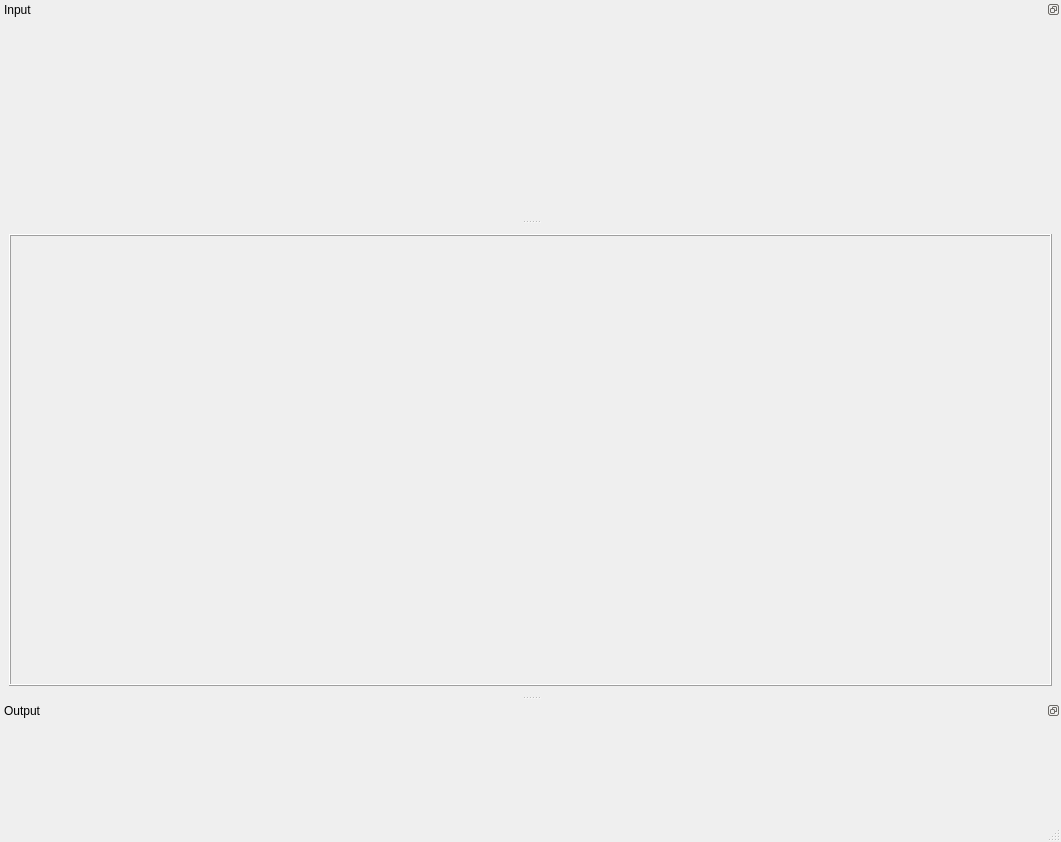
<?xml version="1.0" encoding="UTF-8"?>
<ui version="4.0">
 <class>MainWindow</class>
 <widget class="QMainWindow" name="MainWindow">
  <property name="geometry">
   <rect>
    <x>0</x>
    <y>0</y>
    <width>1061</width>
    <height>842</height>
   </rect>
  </property>
  <property name="windowTitle">
   <string>Model Browser</string>
  </property>
  <widget class="QWidget" name="centralwidget">
   <layout class="QVBoxLayout" name="verticalLayout_2">
    <property name="topMargin">
     <number>9</number>
    </property>
    <item>
     <widget class="QScrollArea" name="scrollArea">
      <property name="sizePolicy">
       <sizepolicy hsizetype="Preferred" vsizetype="Preferred">
        <horstretch>0</horstretch>
        <verstretch>0</verstretch>
       </sizepolicy>
      </property>
      <property name="frameShape">
       <enum>QFrame::Box</enum>
      </property>
      <property name="frameShadow">
       <enum>QFrame::Raised</enum>
      </property>
      <property name="widgetResizable">
       <bool>true</bool>
      </property>
      <widget class="QWidget" name="scrollAreaWidgetContents_2">
       <property name="geometry">
        <rect>
         <x>0</x>
         <y>0</y>
         <width>1039</width>
         <height>391</height>
        </rect>
       </property>
      </widget>
     </widget>
    </item>
   </layout>
  </widget>
  <widget class="QMenuBar" name="menubar">
   <property name="geometry">
    <rect>
     <x>0</x>
     <y>0</y>
     <width>1061</width>
     <height>21</height>
    </rect>
   </property>
  </widget>
  <widget class="QStatusBar" name="statusbar"/>
  <widget class="QDockWidget" name="dockWidgetInput">
   <property name="sizePolicy">
    <sizepolicy hsizetype="Preferred" vsizetype="Preferred">
     <horstretch>0</horstretch>
     <verstretch>0</verstretch>
    </sizepolicy>
   </property>
   <property name="features">
    <set>QDockWidget::DockWidgetFloatable|QDockWidget::DockWidgetMovable</set>
   </property>
   <property name="allowedAreas">
    <set>Qt::BottomDockWidgetArea|Qt::TopDockWidgetArea</set>
   </property>
   <property name="windowTitle">
    <string>Input</string>
   </property>
   <attribute name="dockWidgetArea">
    <number>4</number>
   </attribute>
   <widget class="QWidget" name="dockWidgetContents_2">
    <property name="sizePolicy">
     <sizepolicy hsizetype="Preferred" vsizetype="Preferred">
      <horstretch>0</horstretch>
      <verstretch>0</verstretch>
     </sizepolicy>
    </property>
    <layout class="QVBoxLayout" name="verticalLayout_3">
     <property name="leftMargin">
      <number>0</number>
     </property>
     <property name="topMargin">
      <number>0</number>
     </property>
     <property name="rightMargin">
      <number>0</number>
     </property>
     <property name="bottomMargin">
      <number>0</number>
     </property>
     <item>
      <widget class="InputSpectrogram" name="inputSpectrogram" native="true">
       <property name="sizePolicy">
        <sizepolicy hsizetype="Preferred" vsizetype="Preferred">
         <horstretch>0</horstretch>
         <verstretch>0</verstretch>
        </sizepolicy>
       </property>
       <property name="minimumSize">
        <size>
         <width>0</width>
         <height>200</height>
        </size>
       </property>
       <property name="baseSize">
        <size>
         <width>0</width>
         <height>0</height>
        </size>
       </property>
      </widget>
     </item>
    </layout>
   </widget>
  </widget>
  <widget class="QDockWidget" name="dockWidgetOutput">
   <property name="features">
    <set>QDockWidget::DockWidgetFloatable|QDockWidget::DockWidgetMovable</set>
   </property>
   <property name="allowedAreas">
    <set>Qt::BottomDockWidgetArea|Qt::TopDockWidgetArea</set>
   </property>
   <property name="windowTitle">
    <string>Output</string>
   </property>
   <attribute name="dockWidgetArea">
    <number>8</number>
   </attribute>
   <widget class="QWidget" name="dockWidgetContents">
    <layout class="QVBoxLayout" name="verticalLayout">
     <property name="leftMargin">
      <number>0</number>
     </property>
     <property name="topMargin">
      <number>0</number>
     </property>
     <property name="rightMargin">
      <number>0</number>
     </property>
     <property name="bottomMargin">
      <number>0</number>
     </property>
     <item>
      <widget class="OutputPlot" name="outputPlot" native="true">
       <property name="minimumSize">
        <size>
         <width>0</width>
         <height>100</height>
        </size>
       </property>
      </widget>
     </item>
    </layout>
   </widget>
  </widget>
 </widget>
 <customwidgets>
  <customwidget>
   <class>InputSpectrogram</class>
   <extends>QWidget</extends>
   <header>ui_promoted</header>
   <container>1</container>
  </customwidget>
  <customwidget>
   <class>OutputPlot</class>
   <extends>QWidget</extends>
   <header>ui_promoted</header>
   <container>1</container>
  </customwidget>
 </customwidgets>
 <resources/>
 <connections/>
</ui>
